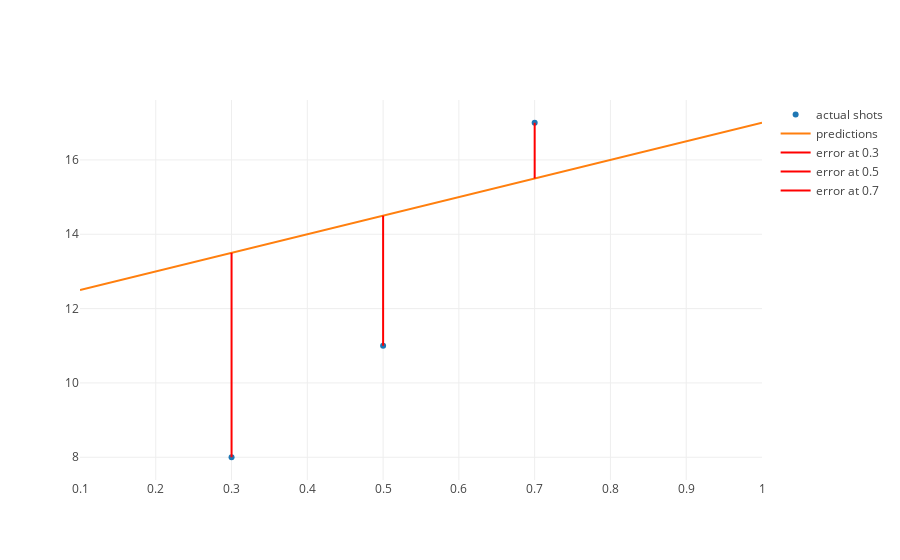

The notebook cell saved with this chart:
### Markdown cell above
So from the graph above, we can begin to see how well our model -- represented by the orange line -- predicts the actual data (displayed by the blue dots).  Let's make this more explicit.

### Code cell
from linear_equations import build_regression_line
from graph import m_b_trace, plot, m_b_data, trace_values
from error import error_line_traces

from graph import trace_values, plot
layout = {'yaxis': {'range': [0, 18], 'title': 'shot distance'}, 'xaxis': {'title': 'shot angle'}}
observed_shot_angles = [.30, .50, .70]
observed_distances = [8, 11, 17]
actual_trace = trace_values(observed_shot_angles, observed_distances, name = 'actual shots')
predictions_trace = trace_values(inputs, predictions, 'lines', name = 'predictions')

error_traces = error_line_traces(observed_shot_angles, observed_distances, 5, 12)
plot([actual_trace, predictions_trace] + error_traces)

### Figure 1 — Plotly figure (JSON) as saved in the notebook; plotly's stock layout.template omitted (floating-point values rounded to 4 significant figures)
{"data": [{"mode": "markers", "name": "actual shots", "text": [], "type": "scatter", "uid": "3e6acbd4-09c4-4cdd-a8a6-41cede879cff", "x": [0.3, 0.5, 0.7], "y": [8, 11, 17]}, {"mode": "lines", "name": "predictions", "text": [], "type": "scatter", "uid": "9fb8cd8c-f670-422e-81f6-101f21a14a58", "x": [0.1, 0.2, 0.3, 0.4, 0.5, 0.6, 0.7, 0.8, 0.9, 1], "y": [12.5, 13, 13.5, 14, 14.5, 15, 15.5, 16, 16.5, 17]}, {"hoverinfo": "none", "marker": {"color": "red"}, "mode": "lines", "name": "error at 0.3", "text": ["-5.5"], "textposition": "top right", "type": "scatter", "uid": "1d22a104-068a-4cf3-aba7-16513966d68e", "x": [0.3, 0.3], "y": [8, 13.5]}, {"hoverinfo": "none", "marker": {"color": "red"}, "mode": "lines", "name": "error at 0.5", "text": ["-3.5"], "textposition": "top right", "type": "scatter", "uid": "b87c48fa-9120-40b5-a6d3-514257a78420", "x": [0.5, 0.5], "y": [11, 14.5]}, {"hoverinfo": "none", "marker": {"color": "red"}, "mode": "lines", "name": "error at 0.7", "text": ["1.5"], "textposition": "top right", "type": "scatter", "uid": "ba7b3f80-4316-4ca9-9576-43d98abd6869", "x": [0.7, 0.7], "y": [17, 15.5]}], "layout": {"autosize": true, "xaxis": {"autorange": true, "range": [0.1, 1], "type": "linear"}, "yaxis": {"autorange": true, "range": [7.341, 17.66], "type": "linear"}}}
